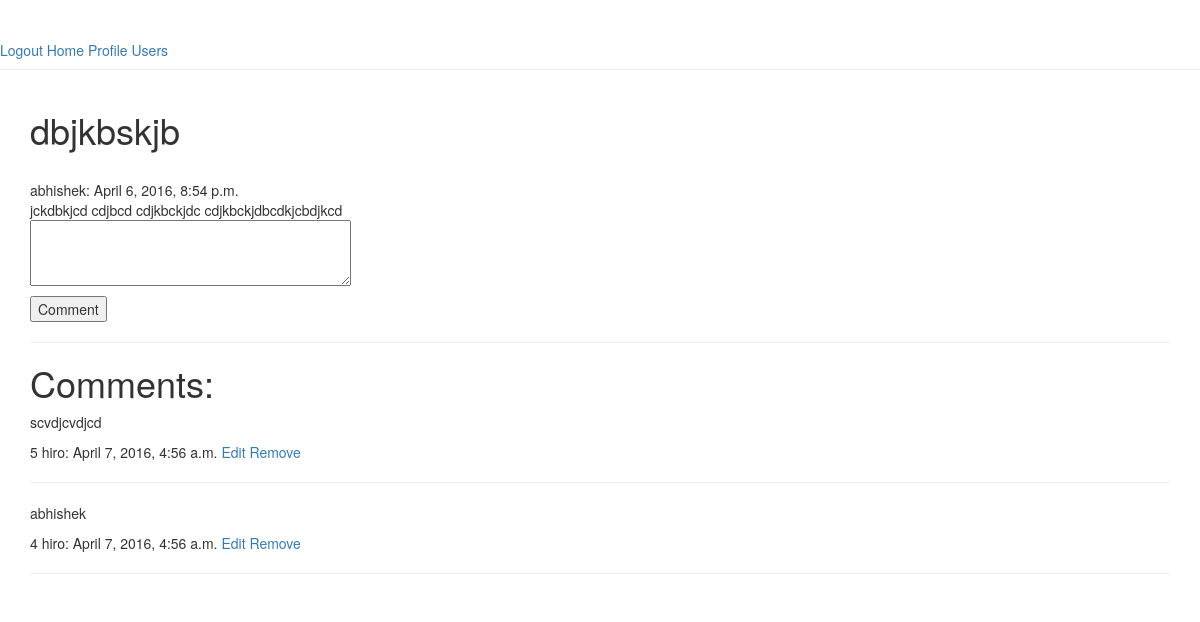
The page /codehub/topic/6/comment/ (signed in) on the database as committed earlier.
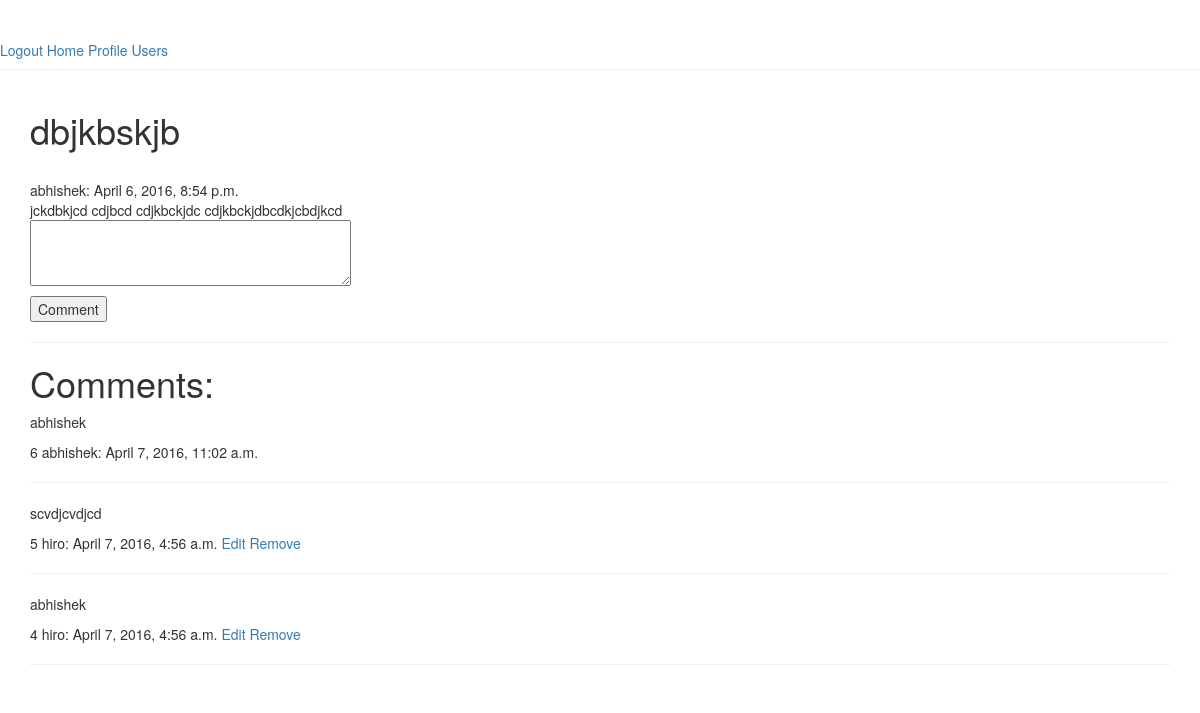
The same page on the database as committed later.
### app/models.py (models this page shows, shortened)
class CodehubTopicCommentModel(models.Model):
    user = models.ForeignKey(User)
    topic = models.ForeignKey('CodehubTopicModel')
    comment_text = MarkdownField()
    timeStamp = models.DateTimeField()

### app/views.py (the view)
    def wrapper(request,*args,**kwargs):
        if not request.user.is_authenticated():
            return redirect('login_view')
        return func(request,*args,**kwargs)

### app/forms.py
class CodehubTopicCommentForm(forms.ModelForm):
    comment_text = forms.CharField(label = '',max_length = 500,widget = forms.Textarea(attrs = {'rows':'3','cols':'40'}))
    class Meta:
        model = CodehubTopicCommentModel
        fields = ['comment_text']

### app/views.py (called while the page is built)
def loginRequired(func):
    def wrapper(request,*args,**kwargs):
        if not request.user.is_authenticated():
            return redirect('login_view')
        return func(request,*args,**kwargs)
    return wrapper

### app/templates/codehub/topic/comment_on_topic.html (shortened to what this page needs)
{% extends 'base.html' %}
{% load django_markdown %}
{% block content %}
<h1>{{ topic.topic_heading }}</h1>
<a href = "/media/{{ topic.file }}">{{ topic.file }}</a><br/>
{{ topic.user.username }}:
{{ topic.timeStamp }}<br/>
{{ topic.topic_detail|markdown }}
<form method='post'>
{{ form.as_p }}
<input type='submit' name='comment' value ='Comment'/>
</form>
<hr/>
<h1>Comments:</h1>
{% for comment in comments %}
    <P>{{ comment.comment_text|markdown }}</P>
    {{ comment.id }}
    {{ comment.user.username }}:
    {{ comment.timeStamp }}
  {% if comment.user.username == request.user.username %}
    <a href = "{% url 'edit_topic_comment' comment.id %}">Edit</a>
    <a href = "{% url 'remove_topic_comment' comment.id %}">Remove</a>
  {% endif %}
    <hr/>
{% endfor %}
{% endblock %}

Rows that differ between the two databases and show on the page:
added CodehubTopicCommentModel: comment_text "abhishek", id "6", user.username "abhishek", timeStamp "April 7, 2016, 11:02 a.m."
